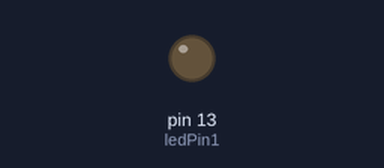
The sketch below on a simulated Arduino Uno, built with avr-gcc and run on an emulated ATmega328P. On the bench: output pins drawn as LEDs (lit = HIGH).

Above: at 2.5 s.
At 7.5 s:
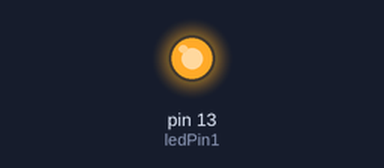
Timing chart, 0 to 13.0 s (numbered marks = the images above):
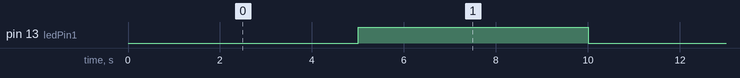

Measured:
- by itself, pin 13 (ledPin1): alternates HIGH for 5.0 s and LOW for 5.0 s

The sketch:

delay_test.ino
```cpp
int ledPin1 = 13;//lsb

void setup()
{
  pinMode(ledPin1, OUTPUT);

}

void loop()
{
  delay(5000);
  digitalWrite(ledPin1, HIGH);
  delay(5000);
  digitalWrite(ledPin1, LOW);

}
```
